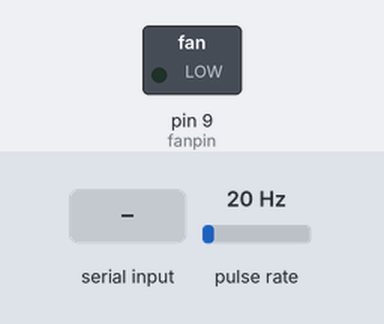
Recording of a sketch running on a simulated Arduino Uno, built with avr-gcc and run on an emulated ATmega328P. On the bench: switched loads named in the sketch (green lamp = pin HIGH). Wiring (inferred from the names in the program): pulse sensor: data pin 2. The test bench sets the inputs (shaded band); at power-on: pulse rate 20 Hz.

Above: at 1.2 s.
1.3 s: "90,45\n" received over Serial
At 3.1 s:
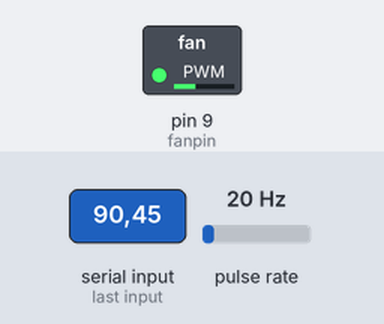
3.8 s: "30,150\n" received over Serial
At 6.0 s:
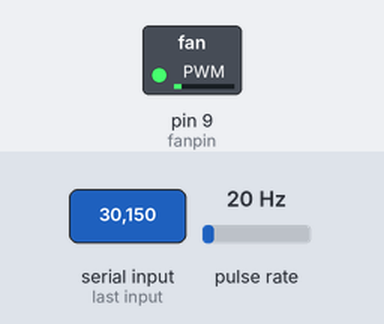
6.3 s: "200\n" received over Serial
At 8.0 s:
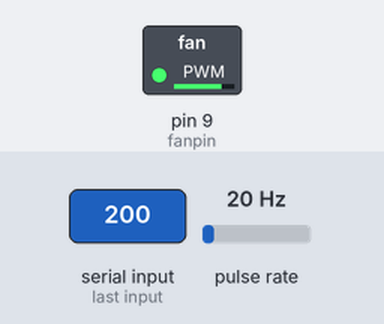
8.8 s: "90\n" received over Serial
At 11.1 s:
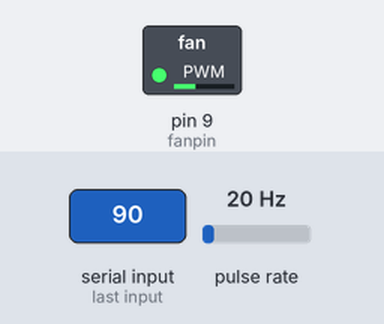
Timing chart, 0 to 12.3 s (numbered marks = the images above; inputs shaded):
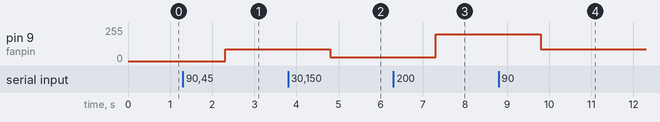

The sketch:

PWM.ino
```cpp
int NbTopsFan; int Calc;

//The pin location of the sensor
int hallsensor = 2; typedef struct{

//Defines the structure for multiple fans and
//their dividers
char fantype;
unsigned int fandiv; }fanspec;

//Definitions of the fans
//This is the varible used to select the fan and it's divider,
//set 1 for unipole hall effect sensor
//and 2 for bipole hall effect sensor
fanspec fanspace[3]={{0,1},{1,2},{2,8}}; char fan = 1;
int fanpin = 9;    // LED connected to digital pin 9
String value;

void rpm () { NbTopsFan++; }
//This is the function that the interupt calls
//This is the setup function where the serial port is initialised,
//and the interrupt is attached
void setup() {
  pinMode(hallsensor, INPUT);
  Serial.begin(9600);
  attachInterrupt(0, rpm, RISING);
  //analogWrite(fanpin, 255);
}

void loop() {
    if (Serial.available()) {
      value = Serial.readString();
      int Rvalue = value.toInt();

      analogWrite(fanpin, Rvalue);
    }
}

int fanrpm()
{
      //Set NbTops to 0 ready for calculations
      NbTopsFan = 0;

//      //Enables interrupts
//      sei();
//
//      //Wait 1 second
//      delay (1000);
//
//      //Disable interrupts
//      cli();

      //Times NbTopsFan (which is apprioxiamately the fequency the fan
      //is spinning at) by 60 seconds before dividing by the fan's divider
      Calc = ((NbTopsFan * 60)/fanspace[fan].fandiv);

      return Calc;
}
```

Measured:
- after the input at 1.3 s, pin 9 (fanpin): 0/255 → 90/255 after 1.0 s
- after the input at 3.8 s, pin 9 (fanpin): 90/255 → 30/255 after 1.0 s
- after the input at 6.3 s, pin 9 (fanpin): 30/255 → 200/255 after 1.0 s
- after the input at 8.8 s, pin 9 (fanpin): 200/255 → 90/255 after 1.0 s
